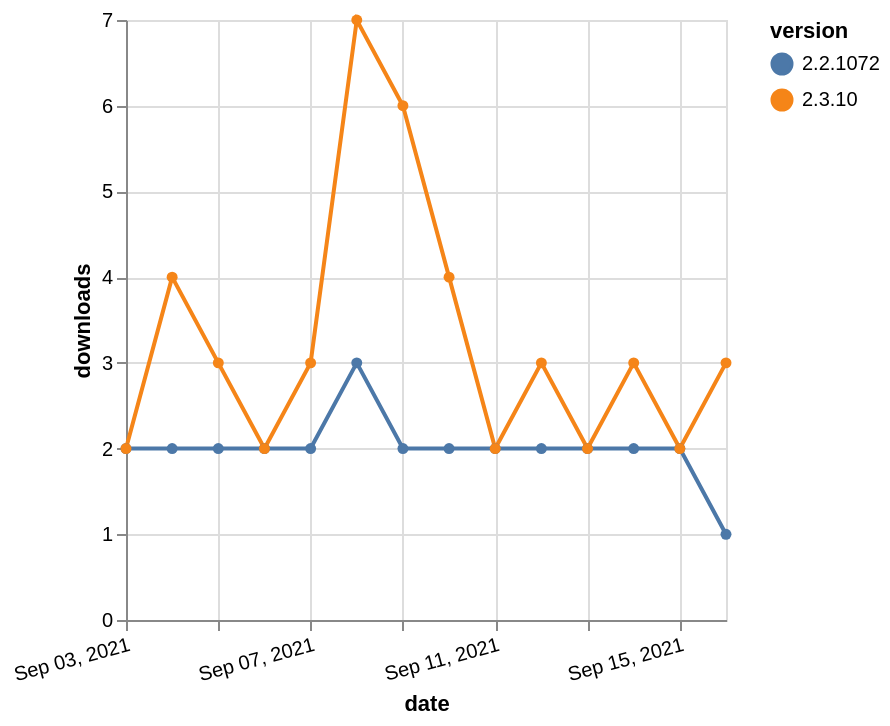

Specify this chart in Vega-Lite:
### Vega-Lite specification from a JSON file in a GitHub repository (floating-point values rounded to 4 significant figures)
{"$schema": "https://vega.github.io/schema/vega-lite/v5.json", "description": "A simple bar chart with embedded data.", "data": {"values": [{"date": "2021-09-03", "total": 2546, "delta": 2, "version": "2.2.1072"}, {"date": "2021-09-04", "total": 2548, "delta": 2, "version": "2.2.1072"}, {"date": "2021-09-05", "total": 2550, "delta": 2, "version": "2.2.1072"}, {"date": "2021-09-06", "total": 2552, "delta": 2, "version": "2.2.1072"}, {"date": "2021-09-07", "total": 2554, "delta": 2, "version": "2.2.1072"}, {"date": "2021-09-08", "total": 2557, "delta": 3, "version": "2.2.1072"}, {"date": "2021-09-09", "total": 2559, "delta": 2, "version": "2.2.1072"}, {"date": "2021-09-10", "total": 2561, "delta": 2, "version": "2.2.1072"}, {"date": "2021-09-11", "total": 2563, "delta": 2, "version": "2.2.1072"}, {"date": "2021-09-12", "total": 2565, "delta": 2, "version": "2.2.1072"}, {"date": "2021-09-13", "total": 2567, "delta": 2, "version": "2.2.1072"}, {"date": "2021-09-14", "total": 2569, "delta": 2, "version": "2.2.1072"}, {"date": "2021-09-15", "total": 2571, "delta": 2, "version": "2.2.1072"}, {"date": "2021-09-16", "total": 2572, "delta": 1, "version": "2.2.1072"}, {"date": "2021-09-03", "total": 15120, "delta": 2, "version": "2.3.10"}, {"date": "2021-09-04", "total": 15124, "delta": 4, "version": "2.3.10"}, {"date": "2021-09-05", "total": 15127, "delta": 3, "version": "2.3.10"}, {"date": "2021-09-06", "total": 15129, "delta": 2, "version": "2.3.10"}, {"date": "2021-09-07", "total": 15132, "delta": 3, "version": "2.3.10"}, {"date": "2021-09-08", "total": 15139, "delta": 7, "version": "2.3.10"}, {"date": "2021-09-09", "total": 15145, "delta": 6, "version": "2.3.10"}, {"date": "2021-09-10", "total": 15149, "delta": 4, "version": "2.3.10"}, {"date": "2021-09-11", "total": 15151, "delta": 2, "version": "2.3.10"}, {"date": "2021-09-12", "total": 15154, "delta": 3, "version": "2.3.10"}, {"date": "2021-09-13", "total": 15156, "delta": 2, "version": "2.3.10"}, {"date": "2021-09-14", "total": 15159, "delta": 3, "version": "2.3.10"}, {"date": "2021-09-15", "total": 15161, "delta": 2, "version": "2.3.10"}, {"date": "2021-09-16", "total": 15164, "delta": 3, "version": "2.3.10"}]}, "width": "container", "mark": {"type": "line", "point": {"filled": true}}, "encoding": {"x": {"field": "date", "type": "temporal", "timeUnit": "yearmonthdate", "title": "date", "axis": {"labelAngle": -15}}, "y": {"field": "delta", "type": "quantitative", "title": "downloads"}, "color": {"field": "version", "type": "nominal"}, "tooltip": {"field": "delta"}}}
